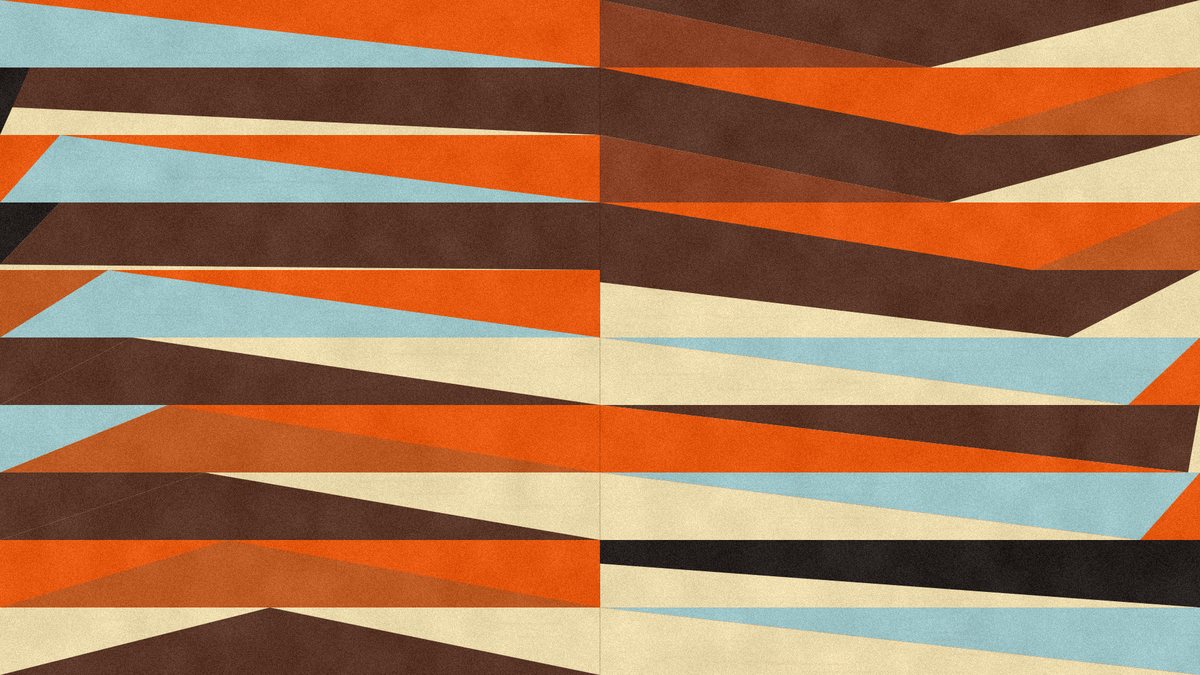
Frame 1 (no input)
Frame 2 (the mouse pressed at the canvas centre, redrawn once): identical to frame 1, image omitted

The p5.js sketch that drew this single still picture (run headless with seeded random() and noise() and a simulated clock; the mouse was pressed at the canvas centre and the sketch redrawn once):

// p5.js sketch
// ── sketch.js
function setup() {
  createCanvas(1920, 1080);
  pixelDensity(1);
  noLoop();
}

function draw() {
  randomSeed(12);
  background("#ffffff");

  const W = width;
  const H = height;
  const cw = W / 2;
  const rh = H / 10;

  const red = "#e85a12";
  const deepRed = "#5a3728";
  const darkRed = "#27211f";
  const orange = "#bf5b24";
  const yellow = "#9fc6c8";
  const brown = "#eddcae";
  const clay = "#8b4328";

  function poly(col, pts) {
    fill(col);
    noStroke();
    beginShape();
    for (const p of pts) vertex(p[0], p[1]);
    endShape(CLOSE);
  }

  function cell(c, r, bg, layers) {
    const x = c * cw;
    const y = r * rh;

    poly(bg, [
      [x, y],
      [x + cw, y],
      [x + cw, y + rh],
      [x, y + rh]
    ]);

    for (const layer of layers) {
      poly(
        layer[0],
        layer[1].map(p => [x + p[0] * cw, y + p[1] * rh])
      );
    }
  }

  cell(0, 0, red, [
    [yellow, [[0, 0], [0, 1], [1, 1]]]
  ]);

  cell(1, 0, brown, [
    [deepRed, [[0, 0], [1, 0], [0.55, 1]]],
    [clay, [[0, 0], [0.55, 1], [0, 1]]]
  ]);

  cell(0, 1, brown, [
    [deepRed, [[0.05, 0], [1, 0], [1, 1], [0, 0.58]]],
    [darkRed, [[0, 0], [0.05, 0], [0, 1]]]
  ]);

  cell(1, 1, orange, [
    [red, [[0, 0], [1, 0], [0.6, 1]]],
    [deepRed, [[0, 0], [0.6, 1], [0, 1]]]
  ]);

  cell(0, 2, red, [
    [yellow, [[0.1, 0], [1, 1], [0, 1]]]
  ]);

  cell(1, 2, brown, [
    [deepRed, [[0, 0], [1, 0], [0.58, 1]]],
    [clay, [[0, 0], [0.58, 1], [0, 1]]]
  ]);

  cell(0, 3, brown, [
    [deepRed, [[0.1, 0], [1, 0], [1, 1], [0, 0.92]]],
    [darkRed, [[0, 0], [0.1, 0], [0, 0.92]]]
  ]);

  cell(1, 3, orange, [
    [red, [[0, 0], [1, 0], [0.72, 1]]],
    [deepRed, [[0, 0], [0.72, 1], [0, 1]]]
  ]);

  cell(0, 4, red, [
    [yellow, [[0.18, 0], [1, 1], [0, 1]]],
    [orange, [[0, 1], [0.18, 0], [0, 0]]]
  ]);

  cell(1, 4, brown, [
    [deepRed, [[0, 0], [1, 0], [0.78, 1], [0, 0.18]]]
  ]);

  cell(0, 5, brown, [
    [deepRed, [[0.22, 0], [1, 1], [0, 1]]],
    [deepRed, [[0, 0], [0.22, 0], [0, 1]]]
  ]);

  cell(1, 5, red, [
    [yellow, [[0, 0], [1, 0], [0.88, 1]]],
    [brown, [[0, 0], [0.88, 1], [0, 1]]]
  ]);

  cell(0, 6, red, [
    [orange, [[0.28, 0], [1, 1], [0, 1]]],
    [yellow, [[0, 1], [0.28, 0], [0, 0]]]
  ]);

  cell(1, 6, brown, [
    [deepRed, [[0, 0], [1, 0], [0.98, 1]]],
    [red, [[0, 0], [0.98, 1], [0, 1]]]
  ]);

  cell(0, 7, brown, [
    [deepRed, [[0.34, 0], [1, 1], [0, 1]]],
    [deepRed, [[0, 0], [0.34, 0], [0, 1]]]
  ]);

  cell(1, 7, red, [
    [yellow, [[0, 0], [1, 0], [0.9, 1]]],
    [brown, [[0, 0], [0.9, 1], [0, 1]]]
  ]);

  cell(0, 8, red, [
    [orange, [[0.38, 0], [1, 1], [0, 1]]]
  ]);

  cell(1, 8, brown, [
    [darkRed, [[0, 0], [1, 0], [1, 1], [0, 0.35]]]
  ]);

  cell(0, 9, brown, [
    [deepRed, [[0.45, 0], [1, 1], [0, 1]]]
  ]);

  cell(1, 9, red, [
    [yellow, [[0, 0], [1, 0], [1, 1]]],
    [brown, [[0, 0], [1, 1], [0, 1]]]
  ]);

  stroke(0, 35);
  strokeWeight(2);
  line(cw, 0, cw, H);

  addPrintTexture();
}

function addPrintTexture() {
  loadPixels();

  for (let y = 0; y < height; y++) {
    for (let x = 0; x < width; x++) {
      const i = 4 * (x + y * width);
      const n = noise(x * 0.018, y * 0.018);
      const grain = random(-18, 14) + map(n, 0, 1, -10, 10);

      pixels[i] = constrain(pixels[i] + grain, 0, 255);
      pixels[i + 1] = constrain(pixels[i + 1] + grain, 0, 255);
      pixels[i + 2] = constrain(pixels[i + 2] + grain, 0, 255);
    }
  }

  updatePixels();

  noStroke();

  for (let i = 0; i < 32000; i++) {
    fill(255, random(5, 18));
    circle(random(width), random(height), random(0.4, 1.6));
  }

  for (let i = 0; i < 18000; i++) {
    fill(0, random(3, 10));
    circle(random(width), random(height), random(0.35, 1.1));
  }

  blendMode(MULTIPLY);
  for (let i = 0; i < 420; i++) {
    fill(110, 70, 35, random(2, 7));
    rect(random(width), random(height), random(30, 180), random(1, 4));
  }
  blendMode(BLEND);
}
